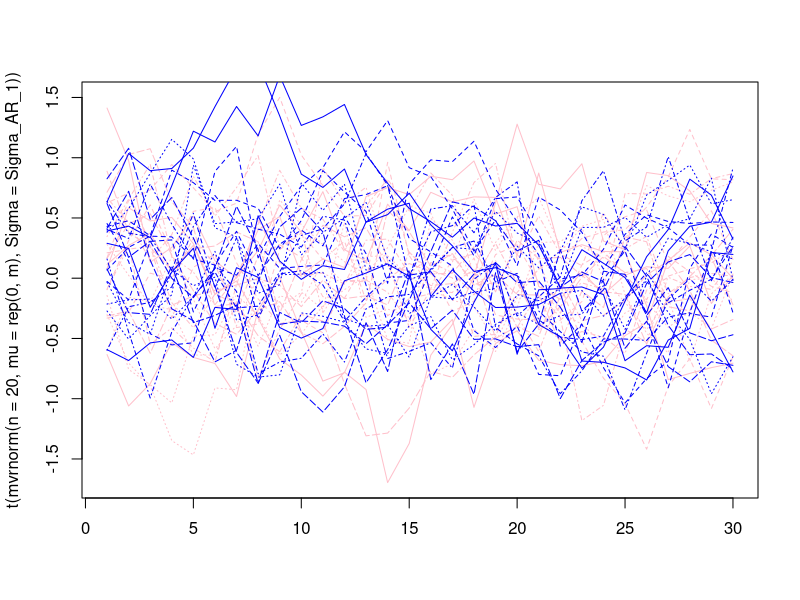

Generate this figure with R: (Note: this script raises an error after producing the figure.)



library(MASS)
library(magrittr)
library(rlist)
library(plyr)
library(dplyr)
M <- m <- 30
N <- 50
grid <- expand.grid(t=1:M,s=1:M) %>% subset(.,t>s) %>%
      transform(.,l=t-s,
                m=(t+s)/2)



list_Sigma <- list()
phi <- 0.8
sig2 <- 0.1

Sigma_AR_1 <- matrix(data=NA,nrow=M,
                  ncol=M)
for (i in 1:nrow(Sigma_AR_1)) {
      for (j in 1:ncol(Sigma_AR_1)) {
            Sigma_AR_1[i,j] <- sig2*( phi^(abs(i-j)) )/( 1 - phi^2 )
      }
}
list_Sigma[[2]] <- Sigma_AR_1

Omega <- solve(Sigma_AR_1)

C <- t(chol(Sigma_AR_1))
D <- diag(diag(C))
L <- C%*%solve(D)
T_mod <- solve(L)      

matplot(t(mvrnorm(n=20,mu=rep(0,m),Sigma=Sigma_AR_1)),col="pink",type="l")
matlines(sapply(1:20,function(i){
      arima.sim(n = M,
                list(ar = c(0.8),
                     ma = c(0)),
                sd = sqrt(0.1))
}),
col="blue")

bPars <- rbind(c(0,1,50,3,100,2),
               c(0,1,60,3,100,3))


y <- mvrnorm(n=N,mu=rep(0,m),Sigma=Sigma_AR_1)
y_vec <- as.vector(t(y[,-1]))
X <- matrix(data=0,nrow=N*(M-1),ncol=choose(M,2))
no.skip <- 0
for (t in 2:M){
      X[((0:(N-1))*(M-1)) + t-1,(no.skip+1):(no.skip+t-1)] <- y[,1:(t-1)]
      no.skip <- no.skip + t - 1
}





l. <- as.vector(outer(rep(1,length(unique(grid$m))),unique(grid$l)))
Bl <- bsplbase(l./max(grid$l), bPars[1,  ])$base
knots.l <- bsplbase(l./max(grid$l), bPars[1,  ])$knots
knots.l <- knots.l[1:(length(knots.l)-(bPars[1,4]+1))]


m. <- as.vector(outer(unique(grid$m),rep(1,length(unique(grid$l)))))
Bm <- bsplbase(m./max(grid$m), bPars[2,  ])$base
knots.m <- bsplbase(m./max(grid$m), bPars[2,  ])$knots
knots.m <- knots.m[1:(length(knots.m)-(bPars[2,4]+1))]

knot_grid <- expand.grid(m=knots.m,l=knots.l)[,2:1]
keep <- (knot_grid$m >= 0.5) & (knot_grid$m < max(knot_grid$l)-0.5*knot_grid$l) |
      (knot_grid$m < 0.5) & (knot_grid$m > min(knot_grid$l)+0.5*knot_grid$l)
knot_grid <- transform(knot_grid,keep=factor(keep))
knot_grid <- data.frame(knot_grid,
                        expand.grid(m_index=1:length(knots.m),
                                    l_index=(1:length(knots.l)))[,2:1])




n1 <- ncol(Bl)
n2 <- ncol(Bm)  # Compute tensor products

Bl. <- kronecker(Bl, t(rep(1, n2)))
Bm. <- kronecker(t(rep(1, n1)), Bm)


grid <- orderBy(~ l+m,grid)
discard_rows <- left_join(data.frame(l=l.,m=m.,frame="big"),
                          data.frame(grid[,c("l","m")],frame="little")
                          ,by=c("l","m"))$frame.y %>% is.na %>% which

B. <- Bl.*Bm.
basisKeepIndex <- knot_grid$keep[!duplicated(knot_grid[,c("l_index","m_index")])] %>% equals(TRUE) %>% which
B. <- B.[-discard_rows,basisKeepIndex]









knot_grid <- subset(knot_grid,keep==TRUE)
U. <- X%*%B.







knot_grid <- subset(knot_grid,keep==TRUE)
dl <- 2
if(dl>0){
      if(sum(knot_grid$m==unique(knot_grid$m)[1])>dl){
            Pl <- matrix(data=0,nrow=sum(knot_grid$m==unique(knot_grid$m)[1])-dl,
                         ncol=nrow(knot_grid))
            Pl[,which(knot_grid$m==unique(knot_grid$m)[1])] <- diff(diag(sum(knot_grid$m==unique(knot_grid$m)[1])),
                                                                    differences = dl)            
            for(i in 2:length(unique(knot_grid$m))){
                  pl <- matrix(data=0,nrow=sum(knot_grid$m==unique(knot_grid$m)[i])-dl,
                               ncol=nrow(knot_grid))
                  pl[,which(knot_grid$m==unique(knot_grid$m)[i])] <- diff(diag(sum(knot_grid$m==unique(knot_grid$m)[i])),
                                                                          differences = dl)      
                  Pl <- rbind(Pl,pl)
            }
      }
      
      if((sum(knot_grid$m==unique(knot_grid$m)[1])<=dl) &(sum(knot_grid$m==unique(knot_grid$m)[2])>dl)){
            Pl <- matrix(data=0,nrow=sum(knot_grid$m==unique(knot_grid$m)[2])-dl,
                         ncol=nrow(knot_grid))
            Pl[,which(knot_grid$m==unique(knot_grid$m)[2])] <- diff(diag(sum(knot_grid$m==unique(knot_grid$m)[2])),
                                                                    differences = dl)            
            for(i in 3:length(unique(knot_grid$m))){
                  if(sum(knot_grid$m==unique(knot_grid$m)[i])>dl){
                        pl <- matrix(data=0,nrow=sum(knot_grid$m==unique(knot_grid$m)[i])-dl,
                                     ncol=nrow(knot_grid))
                        pl[,which(knot_grid$m==unique(knot_grid$m)[i])] <- diff(diag(sum(knot_grid$m==unique(knot_grid$m)[i])),
                                                                                differences = dl)      
                        Pl <- rbind(Pl,pl)      
                  }
            }
      }
      
}
if(dl==0){
      Pl <- diag(nrow(knot_grid))
}





dm <- 2
if(dm>0){
      if((sum(knot_grid$m==unique(knot_grid$m)[1])>dl)){
            Pm <- matrix(data=0,nrow=sum(knot_grid$l==unique(knot_grid$l)[1])-dm,
                         ncol=nrow(knot_grid))
            Pm[,which(knot_grid$l==unique(knot_grid$l)[1])] <- diff(diag(sum(knot_grid$l==unique(knot_grid$l)[1])),
                                                                    differences = dm)
            for(i in 2:length(unique(knot_grid$l))){
                  if(sum(knot_grid$m==unique(knot_grid$m)[i])>dl){
                        pm <- matrix(data=0,nrow=sum(knot_grid$l==unique(knot_grid$l)[i])-dm,
                                     ncol=nrow(knot_grid))
                        pm[,which(knot_grid$l==unique(knot_grid$l)[i])] <- diff(diag(sum(knot_grid$l==unique(knot_grid$l)[i])),
                                                                                differences = dm)      
                        Pm <- rbind(Pm,pm)
                  }
            }  
      }
      
      if((sum(knot_grid$m==unique(knot_grid$m)[1])<=dl) &(sum(knot_grid$m==unique(knot_grid$m)[2])>dl)){
            Pm <- matrix(data=0,nrow=sum(knot_grid$l==unique(knot_grid$l)[2])-dm,
                         ncol=nrow(knot_grid))
            Pm[,which(knot_grid$l==unique(knot_grid$l)[2])] <- diff(diag(sum(knot_grid$l==unique(knot_grid$l)[2])),
                                                                    differences = dm)
            for(i in 3:length(unique(knot_grid$l))){
                  if(sum(knot_grid$m==unique(knot_grid$m)[i])>dl){
                        pm <- matrix(data=0,nrow=sum(knot_grid$l==unique(knot_grid$l)[i])-dm,
                                     ncol=nrow(knot_grid))
                        pm[,which(knot_grid$l==unique(knot_grid$l)[i])] <- diff(diag(sum(knot_grid$l==unique(knot_grid$l)[i])),
                                                                                differences = dm)      
                        Pm <- rbind(Pm,pm)
                  }
            }  
      }
}
if(dm==0){
      Pm <- diag(nrow(knot_grid))
}










lambdas <- expand.grid(lam_l=exp(seq(-2,7,length.out=15)),
                       lam_m=exp(seq(-2,7,length.out=15)))

ar_1_coef_list <- list.zip(lam_l=lambdas$lam_m,
                      lam_m=lambdas$lam_l) %>%
      lapply(.,function(l){
            try(            fit_cholesky_PS(y,U.,D=diag(doag(C)),
                                            Pl,l$lam_l,
                                            Pm,l$lam_m,
                                            0.12)    
            )
      })

setwd("/Users/taylerblake/Documents/Dissertation/code/simulations")
save(ar_1_coef_list,file="stationary_ar1_coef_list.Rdata")



data.frame(expand.grid(t=1:M,s=1:M),
           phi=as.vector(diag(rep(1,nrow(T_mod)))-T_mod)) %>%
      subset(.,t>s) %>%
      orderBy(~t+s,.) %>%
      wireframe(phi~s*t,
                data=.,
                screen=list(z=55,x=-85,y=10),
                light.source = c(5,20,10),
                pretty=TRUE,
                scales = list(arrows = FALSE),
                drape=FALSE,
                cex=0.15,
                col="grey",
                par.settings = list(axis.line = list(col = "transparent")))




gg <- expand.grid(s=(1:m),t=(1:m)) %>% subset(.,t>s)
gg <- transform(gg,l=t-s,m=s+t)

l. <- gg$l
Bl <- bsplbase(l./max(gg$l), bPars[1,  ])$base
knots.l <- bsplbase(l./max(gg$l), bPars[1,  ])$knots
knots.l <- knots.l[1:(length(knots.l)-(bPars[1,4]+1))]

m. <- gg$m
#m. <- as.vector(outer(unique(grid$m),rep(1,length(unique(grid$l)))))
Bm <- bsplbase(m./max(gg$m), bPars[2,  ])$base
knots.m <- bsplbase(m./max(gg$m), bPars[2,  ])$knots
knots.m <- knots.m[1:(length(knots.m)-(bPars[2,4]+1))]

knot_grid <- expand.grid(m=knots.m,l=knots.l)[,2:1]
keep <- (knot_grid$m >= 0.5) & (knot_grid$m < max(knot_grid$l)-0.5*knot_grid$l) |
      (knot_grid$m <= 0.5) & (knot_grid$m > min(knot_grid$l)+0.5*knot_grid$l)
knot_grid <- transform(knot_grid,keep=factor(keep))
knot_grid <- data.frame(knot_grid,
                        expand.grid(m_index=1:length(knots.m),
                                    l_index=(1:length(knots.l)))[,2:1])

B_lm <- t(sapply(1:nrow(Bl),function(i){as.vector(outer(Bm[i,],Bl[i,]))}))
basisKeepIndex <- knot_grid$keep[!duplicated(knot_grid[,c("l_index","m_index")])] %>% equals(TRUE) %>% which
knot_grid <- subset(knot_grid,keep==TRUE)
B_lm <- B_lm[,basisKeepIndex]






ar1_phi_list <- lapply(ar_1_coef_list,function(beta){
      B_lm%*%beta
})
i <- 1


#Phi_hat <- B_lm %*% f$coefficients
# par(ask=TRUE)
#for (i in 76:nrow(lambdas)){
laml <- round(lambdas$lam_l[i],3)
lamm <- round(lambdas$lam_m[i],3)
my_title <- c(as.expression(bquote(lambda[l] == .(laml))), as.expression(bquote(lambda[m] == .(lamm))))
Phi_hat <- ar1_phi_list[[i]]
data.frame(phi=Phi_hat,gg) %>%
      subset(.,l<(max(gg$l)-2)) %>%
      wireframe(phi~s*t,
                data=.,
                screen=list(z=55,x=-85,y=10),
                light.source = c(5,20,10),
                pretty=TRUE,
                scales = list(arrows = FALSE),
                drape=FALSE,
                cex=0.15,
                col="grey",
                par.settings = list(axis.line = list(col = "transparent")),
                main=my_title
      )            
# }
i <- i+1
